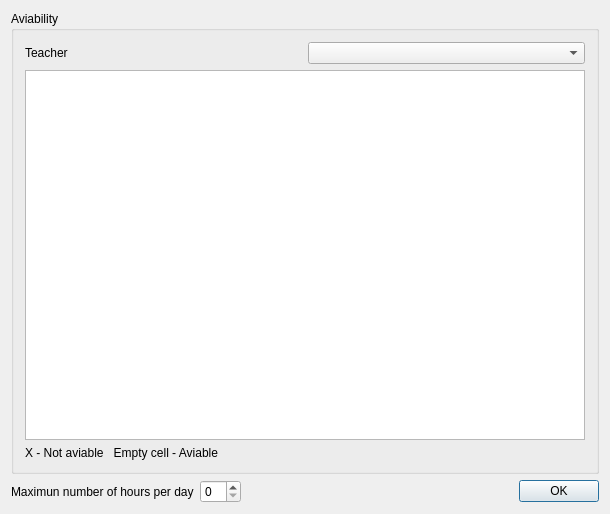
<?xml version="1.0" encoding="UTF-8"?>
<ui version="4.0">
 <class>AviabilityConstraintDialog</class>
 <widget class="QDialog" name="AviabilityConstraintDialog">
  <property name="geometry">
   <rect>
    <x>0</x>
    <y>0</y>
    <width>598</width>
    <height>478</height>
   </rect>
  </property>
  <property name="windowTitle">
   <string>Aviability constraint</string>
  </property>
  <layout class="QVBoxLayout" name="verticalLayout_2">
   <item>
    <widget class="QGroupBox" name="groupBox">
     <property name="title">
      <string>Aviability</string>
     </property>
     <layout class="QVBoxLayout" name="verticalLayout">
      <item>
       <layout class="QHBoxLayout" name="horizontalLayout_2">
        <item>
         <widget class="QLabel" name="label_3">
          <property name="text">
           <string>Teacher</string>
          </property>
         </widget>
        </item>
        <item>
         <widget class="QComboBox" name="mTeacher"/>
        </item>
       </layout>
      </item>
      <item>
       <widget class="QTableWidget" name="mTeacherTableAviabileTime">
        <property name="minimumSize">
         <size>
          <width>560</width>
          <height>370</height>
         </size>
        </property>
       </widget>
      </item>
      <item>
       <widget class="QLabel" name="label_2">
        <property name="text">
         <string>X - Not aviable   Empty cell - Aviable</string>
        </property>
       </widget>
      </item>
     </layout>
    </widget>
   </item>
   <item>
    <layout class="QHBoxLayout" name="horizontalLayout">
     <item>
      <widget class="QLabel" name="label">
       <property name="text">
        <string>Maximun number of hours per day</string>
       </property>
      </widget>
     </item>
     <item>
      <widget class="QSpinBox" name="mMaxNumberOfHours"/>
     </item>
     <item>
      <spacer name="horizontalSpacer">
       <property name="orientation">
        <enum>Qt::Horizontal</enum>
       </property>
       <property name="sizeHint" stdset="0">
        <size>
         <width>40</width>
         <height>20</height>
        </size>
       </property>
      </spacer>
     </item>
     <item>
      <widget class="QPushButton" name="okBtn">
       <property name="text">
        <string>OK</string>
       </property>
      </widget>
     </item>
    </layout>
   </item>
  </layout>
 </widget>
 <layoutdefault spacing="6" margin="11"/>
 <resources/>
 <connections>
  <connection>
   <sender>okBtn</sender>
   <signal>clicked()</signal>
   <receiver>AviabilityConstraintDialog</receiver>
   <slot>accept()</slot>
   <hints>
    <hint type="sourcelabel">
     <x>543</x>
     <y>458</y>
    </hint>
    <hint type="destinationlabel">
     <x>465</x>
     <y>454</y>
    </hint>
   </hints>
  </connection>
 </connections>
</ui>
